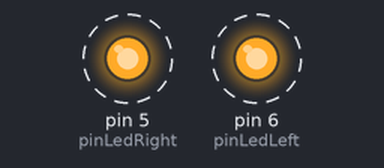
Recording of a sketch running on a simulated Arduino Uno, built with avr-gcc and run on an emulated ATmega328P. Parts: output pins drawn as LEDs (lit = HIGH). Dashed ring = blinking.

Above: at 0.2 s.
Timing chart, 0 to 3.0 s (numbered marks = the images above):
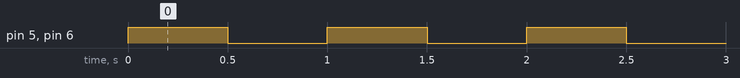

The sketch:

SimpleBlink.ino
```cpp
/*
 * This is a simple program that shows you how to make the two LEDs blink without using any libraries
 * Here you will learn how to:
 *  * define pin numbers
 *  * initialize pins as outputs
 *  * turn LEDs on and off
 *  * use a delay
 */

// here is how we tell Arduino that
// the left side LED is connected to pin 6
// and the right side LED is connected to pin 5
#define pinLedLeft 6
#define pinLedRight 5

void setup() {
  // put your setup code here, to run once:

  // here is how we make the pins output a signal
  pinMode(pinLedLeft, OUTPUT);
  pinMode(pinLedRight, OUTPUT);
}

void loop() {
  // put your main code here, to run repeatedly:

  // here is how we turn on the LEDs
  digitalWrite(pinLedLeft, HIGH);
  digitalWrite(pinLedRight, HIGH);

  // here is how we use a delay function
  // without the delay, the LEDs will blink so fast that you won't even notice
  delay(500); // 500 means 500 milliseconds, which is half of a second

  // here is how we turn off the LEDs
  digitalWrite(pinLedLeft, LOW);
  digitalWrite(pinLedRight, LOW);

  // we have to use delay again
  delay(500);
}
```

Measured:
- by itself, pin 5 (pinLedRight), pin 6 (pinLedLeft): alternates HIGH for 0.50 s and LOW for 0.50 s
